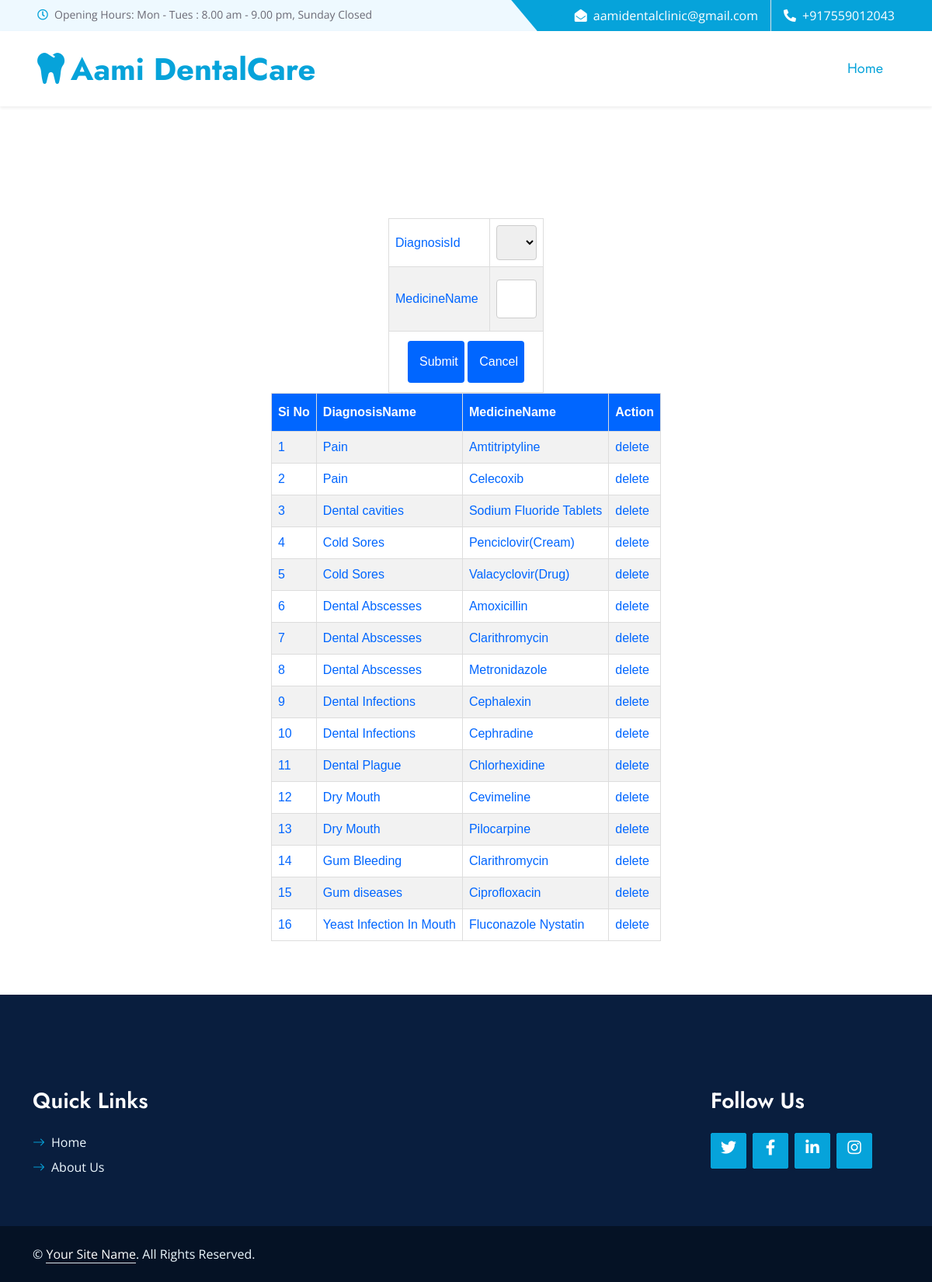
Page /PROJECT/Doctors/Medicine.php on the committed database.
### tables this page shows
CREATE TABLE `tbl_medicine` (
  `medicine_id` int(11) NOT NULL,
  `diagnosis_id` int(11) NOT NULL,
  `medicine_name` varchar(50) NOT NULL
);

CREATE TABLE `tbl_diagnosis` (
  `diagnosis_id` int(11) NOT NULL,
  `diagnosis_name` varchar(50) NOT NULL
);

### PROJECT/Doctors/Medicine.php (the view, shortened to what this page needs)
<?php
include("../Assets/Connection/connection.php");
?>
<!DOCTYPE html PUBLIC "-//W3C//DTD XHTML 1.0 Transitional//EN" "http://www.w3.org/TR/xhtml1/DTD/xhtml1-transitional.dtd">
<html xmlns="http://www.w3.org/1999/xhtml">
<head>
</head>
<?php
include("Head.php");
?>
<div id="tab" align="center">
<body>
<form id="form1" name="form1" method="post" action="">
  <table width="200" border="1" cellspacing="2" cellpadding="2" align="center">
    <tr>
      <td width="115">DiagnosisId</td>
      <td width="65">
        <select name="sel_dia" id="sel_dia" required="required">
        <option value="">--sellect--</option>
		</select>
      </td>
    </tr>
    <tr>
      <td>MedicineName</td>
      <td>
      <input type="text" name="txt_name" id="txt_name" required autocomplete="off"/></td>
    </tr>
      <td colspan="2" align="center"><input type="submit" name="btn_submit" id="btn_submit" value="Submit" />
        <input type="reset" name="btn_cancel" id="btn_cancel" value="Cancel" /></td>
  </table>
</form>
<table border="1" cellpadding="10" align="center">
    <tr>
      <th>Si No</th>
      <th>DiagnosisName</th>
      <th>MedicineName</th>
         <th>Action</th>
    </tr>
 <?php
    $selqry="select * from tbl_medicine p inner join tbl_diagnosis d on p.diagnosis_id=d.diagnosis_id";
	$rows=$con->query($selqry);
	$i=0;
	while($result=$rows->fetch_assoc())
	{
		$i++;
		?>
        <tr>
        <td><?php  echo $i;?></td>
          <td><?php echo $result["diagnosis_name"];?></td>
        <td><?php echo $result["medicine_name"];?></td>
         <td><a href="Medicine.php?did=<?php echo $result["medicine_id"]?>">delete</a></td> </tr>
	 <?php
	}
?>
</table>
</body>
</div>
<?php
include("Foot.php");
?>
</html>

### PROJECT/Assets/Template/form.css (style rules this page uses)
#tab { font-family: "Trebuchet MS", Arial, Helvetica, sans-serif; border-collapse: collapse; width: 100%; }
#tab td, #tab th { border: 1px solid #ddd; padding: 8px; color: #06F; }
#tab a { color:#06F; }
#tab tr:nth-child(even) { background-color: #f2f2f2; }
#tab th { padding-top: 12px; padding-bottom: 12px; text-align: left; background-color: #06F; color: white; }
input[type=text],[type=password],[type=email],[type=date], select { width: 100%; padding: 12px 20px; margin: 8px 0; display: inline-block; border: 1px solid #ccc; border-radius: 4px; box-sizing: border-box; }
input[type=submit] { width: 40%; background-color: #06F; color: white; padding: 15px; margin: 4px 0; border: none; border-radius: 4px; cursor: pointer; }
input[type=reset] { width: 40%; background-color: #06F; color: white; padding: 15px; margin: 4px 0; border: none; border-radius: 4px; cursor: pointer; }

### PROJECT/Assets/Template/Main/css/style.css (style rules this page uses)
:root { --primary: #06A3DA; --secondary: #F57E57; --light: #EEF9FF; --dark: #091E3E; }

### rows in the picture
tbl_medicine: diagnosis.diagnosis_name "Pain", medicine_name "Amtitriptyline"
tbl_medicine: diagnosis.diagnosis_name "Pain", medicine_name "Celecoxib"
tbl_medicine: diagnosis.diagnosis_name "Dental cavities", medicine_name "Sodium Fluoride Tablets"
tbl_medicine: diagnosis.diagnosis_name "Cold Sores", medicine_name "Penciclovir(Cream)"
tbl_medicine: diagnosis.diagnosis_name "Cold Sores", medicine_name "Valacyclovir(Drug)"
tbl_medicine: diagnosis.diagnosis_name "Dental Abscesses", medicine_name "Amoxicillin"
tbl_medicine: diagnosis.diagnosis_name "Dental Abscesses", medicine_name "Clarithromycin"
tbl_medicine: diagnosis.diagnosis_name "Dental Abscesses", medicine_name "Metronidazole"
tbl_medicine: diagnosis.diagnosis_name "Dental Infections", medicine_name "Cephalexin"
tbl_medicine: diagnosis.diagnosis_name "Dental Infections", medicine_name "Cephradine"
tbl_medicine: diagnosis.diagnosis_name "Dental Plague", medicine_name "Chlorhexidine"
tbl_medicine: diagnosis.diagnosis_name "Dry Mouth", medicine_name "Cevimeline"
tbl_medicine: diagnosis.diagnosis_name "Dry Mouth", medicine_name "Pilocarpine"
tbl_medicine: diagnosis.diagnosis_name "Gum Bleeding", medicine_name "Clarithromycin"
tbl_medicine: diagnosis.diagnosis_name "Gum diseases", medicine_name "Ciprofloxacin"
tbl_medicine: diagnosis.diagnosis_name "Yeast Infection In Mouth", medicine_name "Fluconazole Nystatin"
